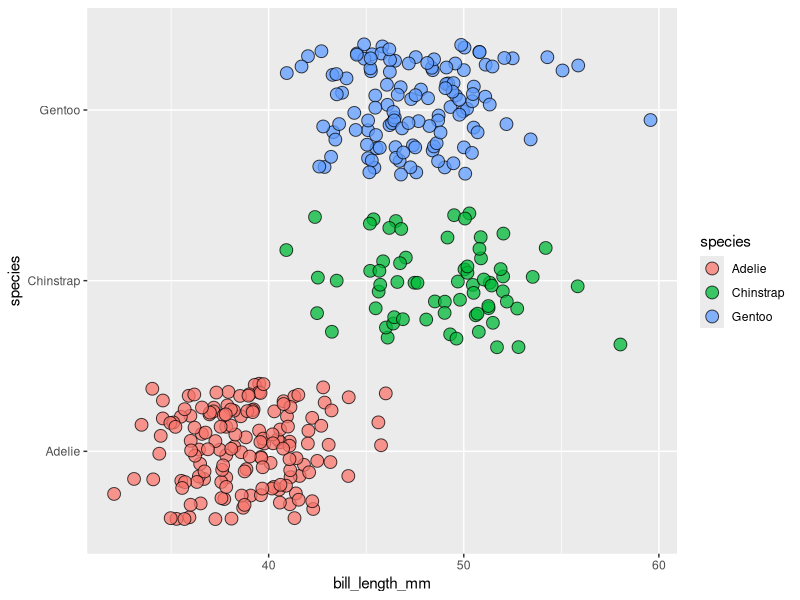
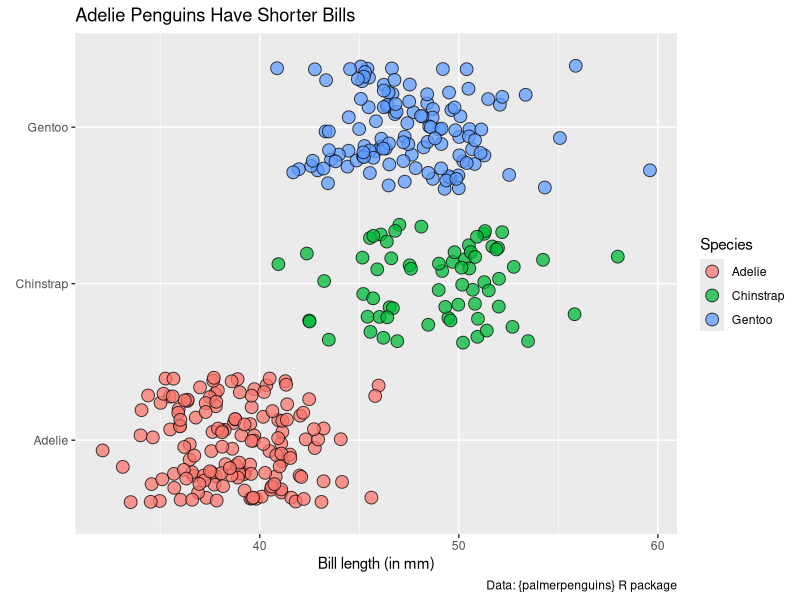
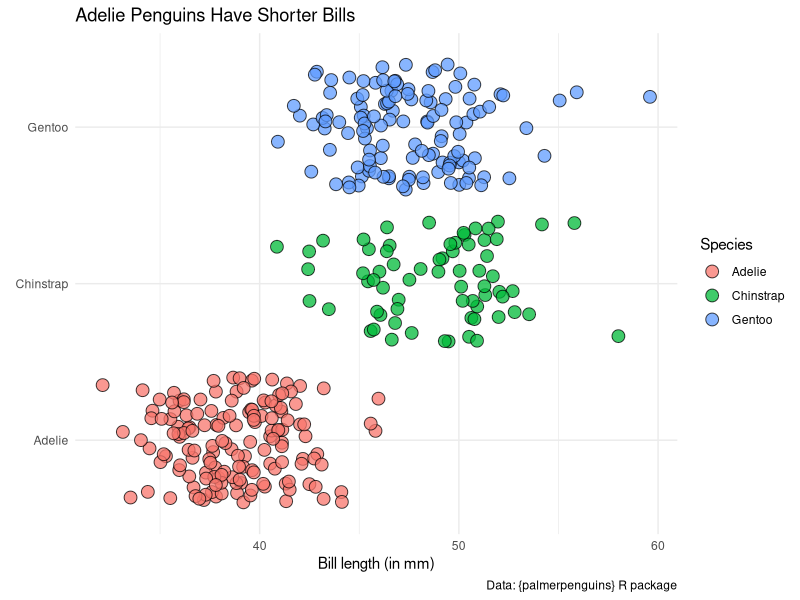
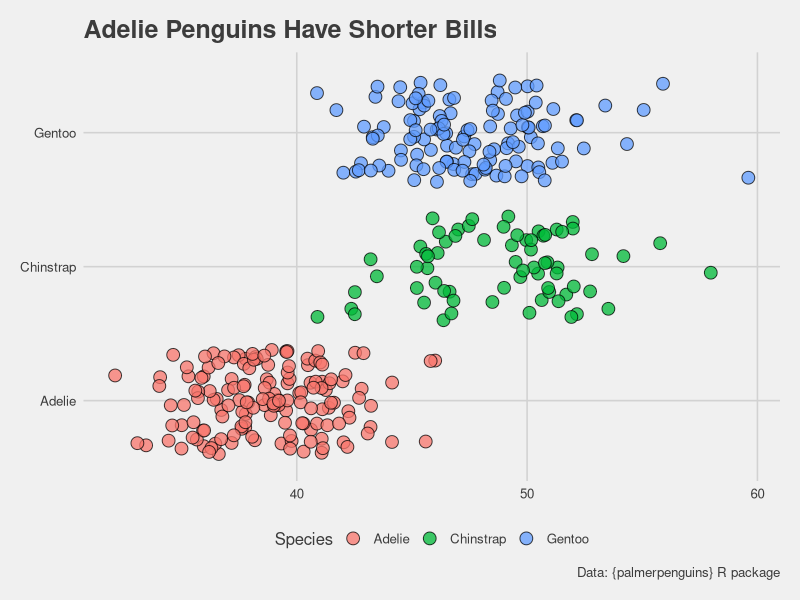
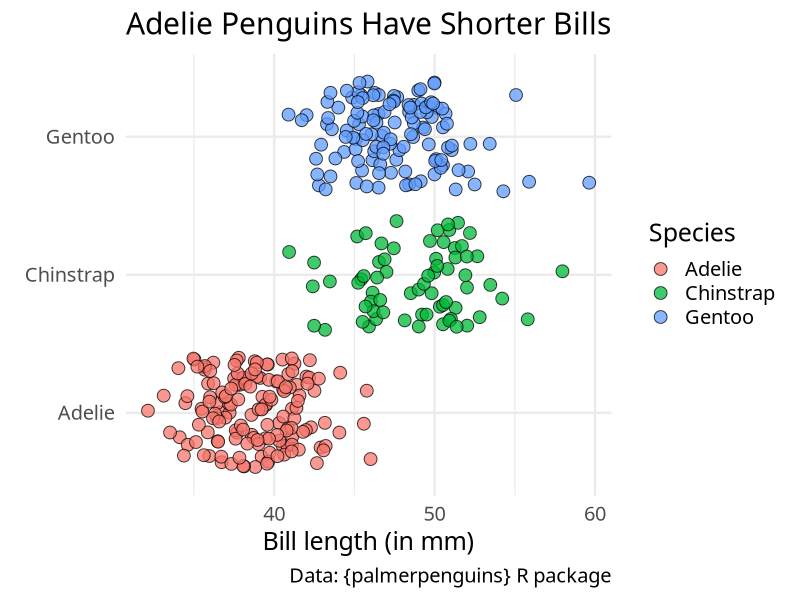
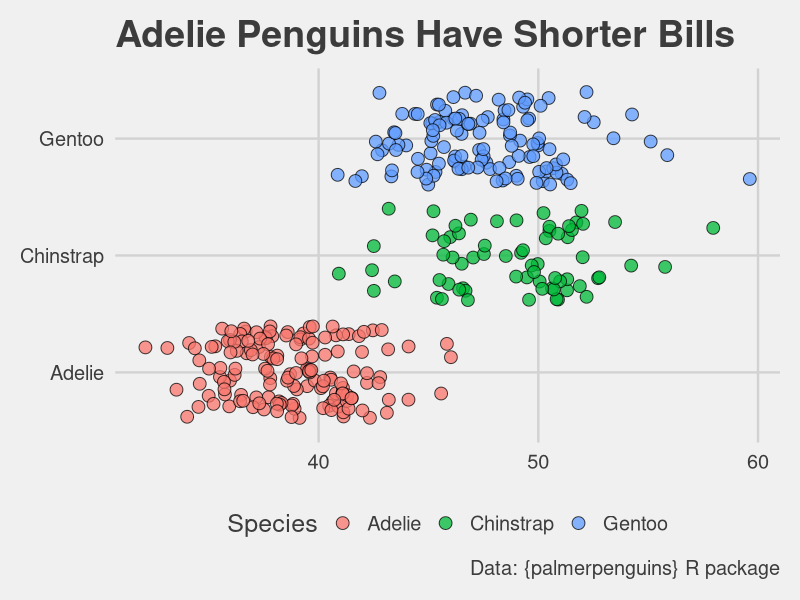
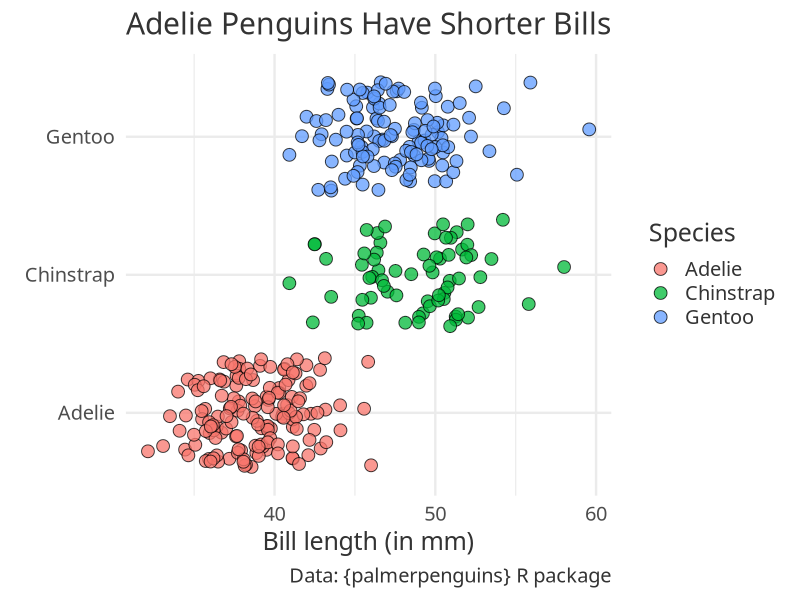
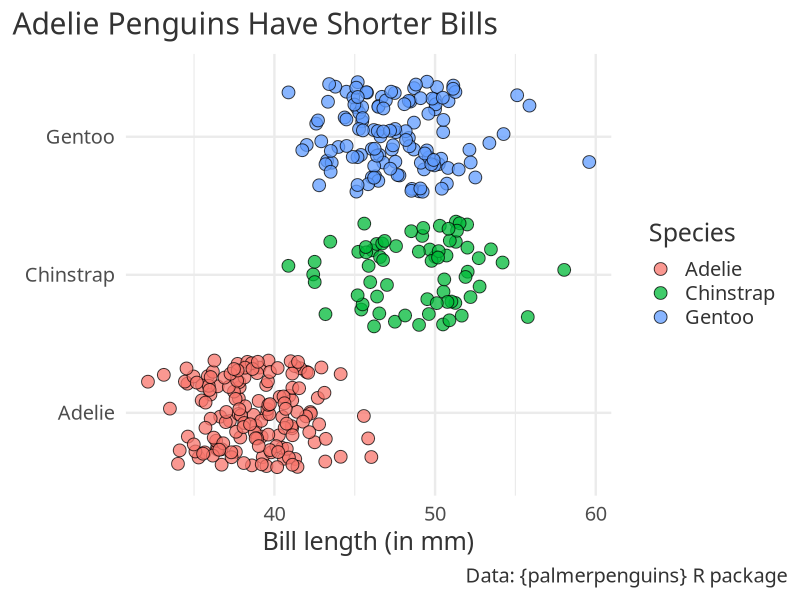

These charts were generated, in order, by the following R code:
## ---- chunk 1
library(tidyverse)
plt <- palmerpenguins::penguins |> 
  ggplot(aes(x = bill_length_mm, y = species, fill = species)) +
  geom_jitter(shape = 21, size = 4, alpha = 0.75)
plt
## ---- chunk 2
plt_with_labels <- plt +
  labs(
    x = 'Bill length (in mm)',
    y = element_blank(), # Species names don't need an extra label
    title = 'Adelie Penguins Have Shorter Bills',
    fill = 'Species',
    caption = 'Data: {palmerpenguins} R package'
  )
plt_with_labels
## ---- chunk 3
plt_with_labels +
  theme_minimal()
## ---- chunk 4
plt_with_labels + 
  ggthemes::theme_fivethirtyeight()
## ---- chunk 5
plt_with_labels +
  theme_minimal(base_size = 18, base_family = 'Source Sans Pro')
## ---- chunk 6
plt_with_labels + 
  ggthemes::theme_fivethirtyeight(base_size = 18)
## ---- chunk 7
plt_with_labels +
  theme_minimal(base_size = 18, base_family = 'Source Sans Pro') +
  theme(
    text = element_text(color = 'grey20')
  )
## ---- chunk 8
plt_with_labels +
  theme_minimal(base_size = 18, base_family = 'Source Sans Pro') +
  theme(
    text = element_text(color = 'grey20'),
    plot.title.position = 'plot',
    plot.caption.position = 'plot'
  )
## ---- chunk 9
plt_with_labels +
  theme_minimal(base_size = 18, base_family = 'Source Sans Pro') +
  theme(
    text = element_text(color = 'grey20'),
    plot.title.position = 'plot',
    plot.caption.position = 'plot'
  ) +
  scale_fill_manual(values = c("#E69F00", "#009E73", "#0072B2"))
